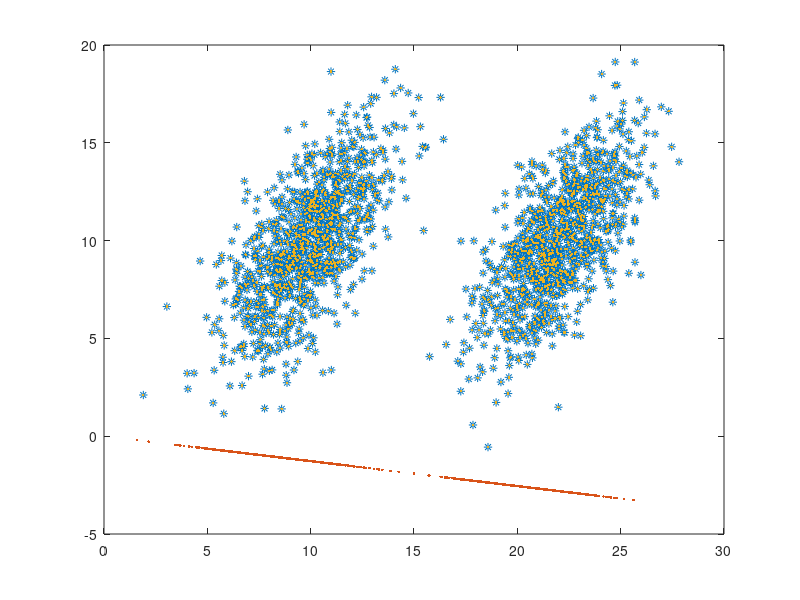

Source code (MATLAB):
Sigma=[4 4; 4 9];
class1=mvnrnd([10 10 ],Sigma,1000);
class2=mvnrnd([22 10],Sigma,1000);
samples=[class1; class2];

plot(samples(:,1),samples(:,2),'*');
hold on ;
[coeff score latent] = pca(samples);
% plot(coeff(1,:));
% plot(coeff(2,:));

points = zeros(2000,1,'double');
for i = 1 : 2000
    points(i) = dot(samples(i,:),coeff(1,:));
end
proj = points * coeff(1,:);

plot(proj(:,1), proj(:,2) , '.');

temp = score * coeff';
for i= 1:2000
    rebuilding(i , 1:2) = temp(i , 1:2) + mean(samples);
end
plot(rebuilding(:,1),rebuilding(:,2),'.');

approxError = norm(rebuilding - samples);